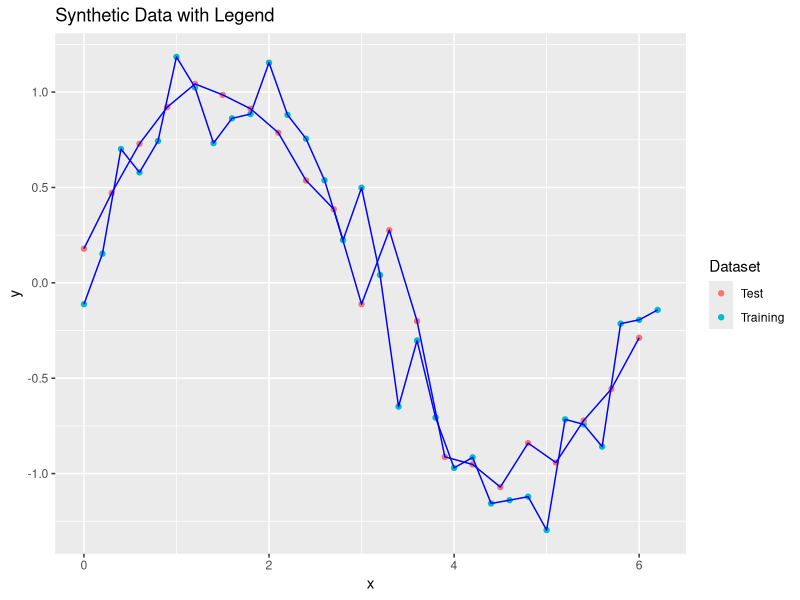
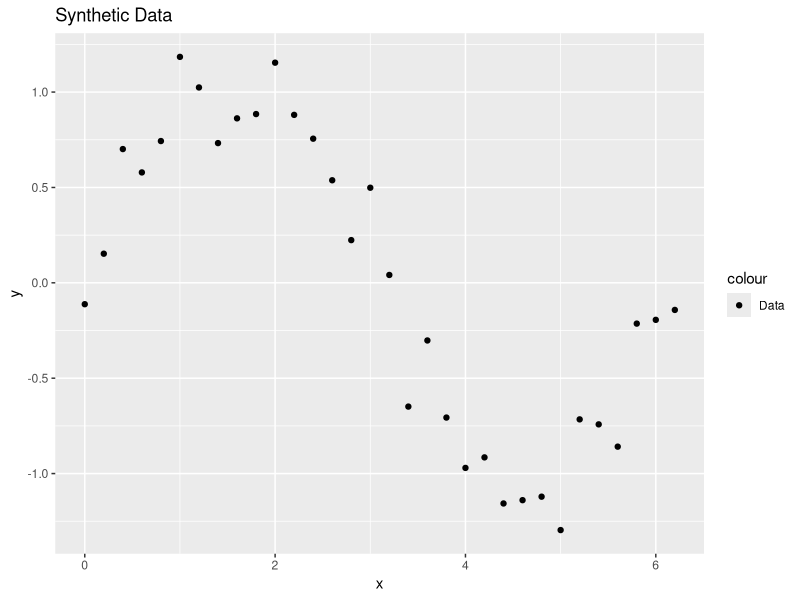
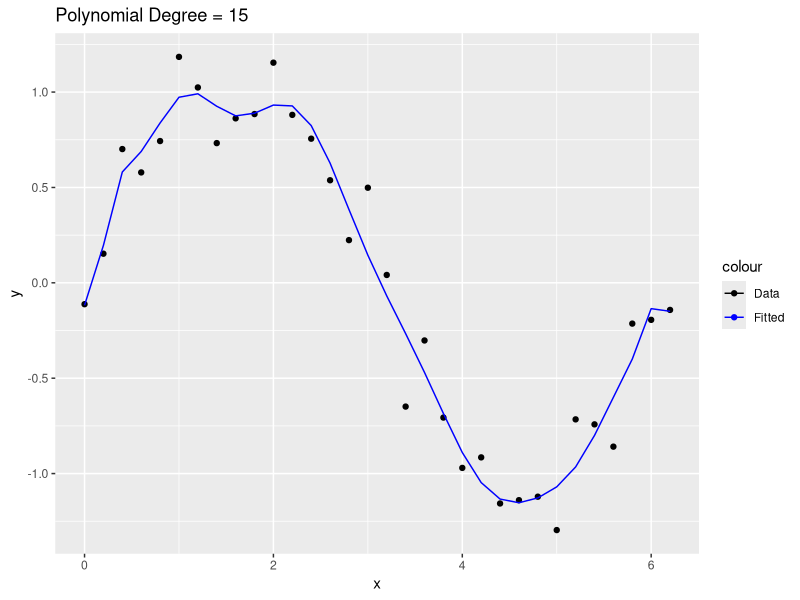
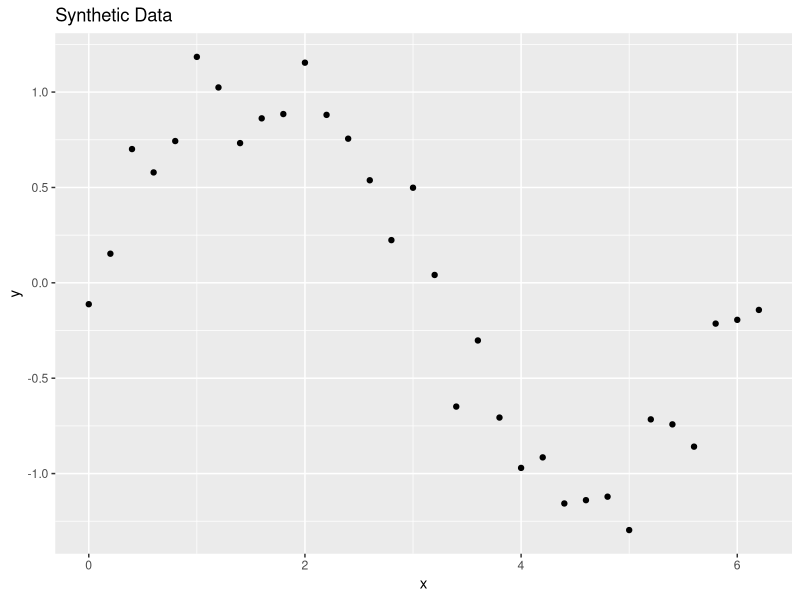
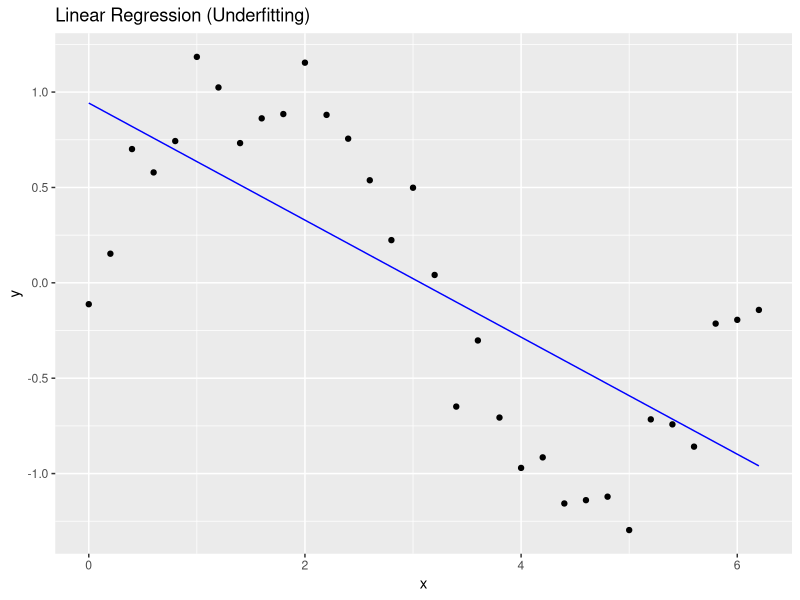

Write R code to recreate these figures, in order.

## Over fitting 1

# Load required libraries
library(ggplot2)

# Generate synthetic data
set.seed(123)
x_train <- seq(0, 2 * pi, by = 0.2)
y_true <- sin(x_train)
y_noise <- rnorm(length(x_train), mean = 0, sd = 0.2)
y_train <- y_true + y_noise

x_test <- seq(0, 2 * pi, by = 0.3)  # Test data with different spacing
y_test <- sin(x_test) + rnorm(length(x_test), mean = 0, sd = 0.2)

# Create dataframes for training and test data
train_data <- data.frame(x = x_train, y = y_train, dataset = "Training")
test_data <- data.frame(x = x_test, y = y_test, dataset = "Test")

# Combine the dataframes
data <- rbind(train_data, test_data)

# Function to fit polynomial regression models
fit_polynomial <- function(data, degree) {
  model <- lm(y ~ poly(x, degree), data = data)
  return(model)
}

# Plot the synthetic data with legend
ggplot(data, aes(x, y, color = dataset)) +
  geom_point() +
  geom_line(aes(group = dataset), color = "blue") +
  ggtitle("Synthetic Data with Legend") +
  labs(color = "Dataset")



## Over fitting 2
# Load required libraries
library(ggplot2)

# Generate synthetic data
set.seed(123)
x <- seq(0, 2 * pi, by = 0.2)
y_true <- sin(x)
y_noise <- rnorm(length(x), mean = 0, sd = 0.2)
y <- y_true + y_noise

# Create a dataframe
data <- data.frame(x = x, y = y)

# Function to fit polynomial regression models
fit_polynomial <- function(data, degree) {
  model <- lm(y ~ poly(x, degree), data = data)
  return(model)
}

# Plot the synthetic data
ggplot(data, aes(x, y)) +
  geom_point(aes(color = "Data"), show.legend = TRUE) +
  ggtitle("Synthetic Data") +
  scale_color_manual(values = c("Data" = "black"))

# Fit and plot a high-degree polynomial regression model
degree <- 15
model <- fit_polynomial(data, degree)
data$y_pred <- predict(model, newdata = data)
plot_title <- paste("Polynomial Degree =", degree)

ggplot(data, aes(x, y)) +
  geom_point(aes(color = "Data"), show.legend = TRUE) +
  geom_line(aes(y = y_pred, color = "Fitted"), show.legend = TRUE) +
  ggtitle(plot_title) +
  scale_color_manual(values = c("Data" = "black", "Fitted" = "blue"))



# Load required libraries
library(ggplot2)

# Generate synthetic data
set.seed(123)
x <- seq(0, 2 * pi, by = 0.2)
y_true <- sin(x)
y_noise <- rnorm(length(x), mean = 0, sd = 0.2)
y <- y_true + y_noise

# Create a dataframe
data <- data.frame(x = x, y = y)

# Plot the synthetic data
ggplot(data, aes(x, y)) +
  geom_point() +
  ggtitle("Synthetic Data")

# Fit and plot a linear regression model
linear_model <- lm(y ~ x, data = data)
data$y_pred <- predict(linear_model, newdata = data)

ggplot(data, aes(x, y)) +
  geom_point() +
  geom_line(aes(y = y_pred), color = "blue") +
  ggtitle("Linear Regression (Underfitting)")




